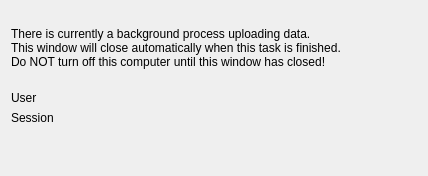
<?xml version="1.0" encoding="UTF-8"?>
<ui version="4.0">
 <class>Warning</class>
 <widget class="QDialog" name="Warning">
  <property name="geometry">
   <rect>
    <x>0</x>
    <y>0</y>
    <width>428</width>
    <height>176</height>
   </rect>
  </property>
  <property name="windowTitle">
   <string>WARNING</string>
  </property>
  <layout class="QVBoxLayout" name="verticalLayout">
   <item>
    <widget class="QLabel" name="label">
     <property name="text">
      <string>There is currently a background process uploading data.
This window will close automatically when this task is finished.
Do NOT turn off this computer until this window has closed!</string>
     </property>
    </widget>
   </item>
   <item>
    <layout class="QFormLayout" name="formLayout">
     <property name="fieldGrowthPolicy">
      <enum>QFormLayout::FieldsStayAtSizeHint</enum>
     </property>
     <property name="formAlignment">
      <set>Qt::AlignLeading|Qt::AlignLeft|Qt::AlignTop</set>
     </property>
     <item row="0" column="0">
      <widget class="QLabel" name="label_2">
       <property name="text">
        <string>User</string>
       </property>
      </widget>
     </item>
     <item row="1" column="0">
      <widget class="QLabel" name="label_6">
       <property name="text">
        <string>Session</string>
       </property>
      </widget>
     </item>
     <item row="1" column="1">
      <widget class="QLabel" name="label_session">
       <property name="text">
        <string> </string>
       </property>
       <property name="openExternalLinks">
        <bool>true</bool>
       </property>
      </widget>
     </item>
     <item row="0" column="1">
      <widget class="QLabel" name="label_user">
       <property name="text">
        <string> </string>
       </property>
      </widget>
     </item>
    </layout>
   </item>
  </layout>
 </widget>
 <resources/>
 <connections/>
</ui>
